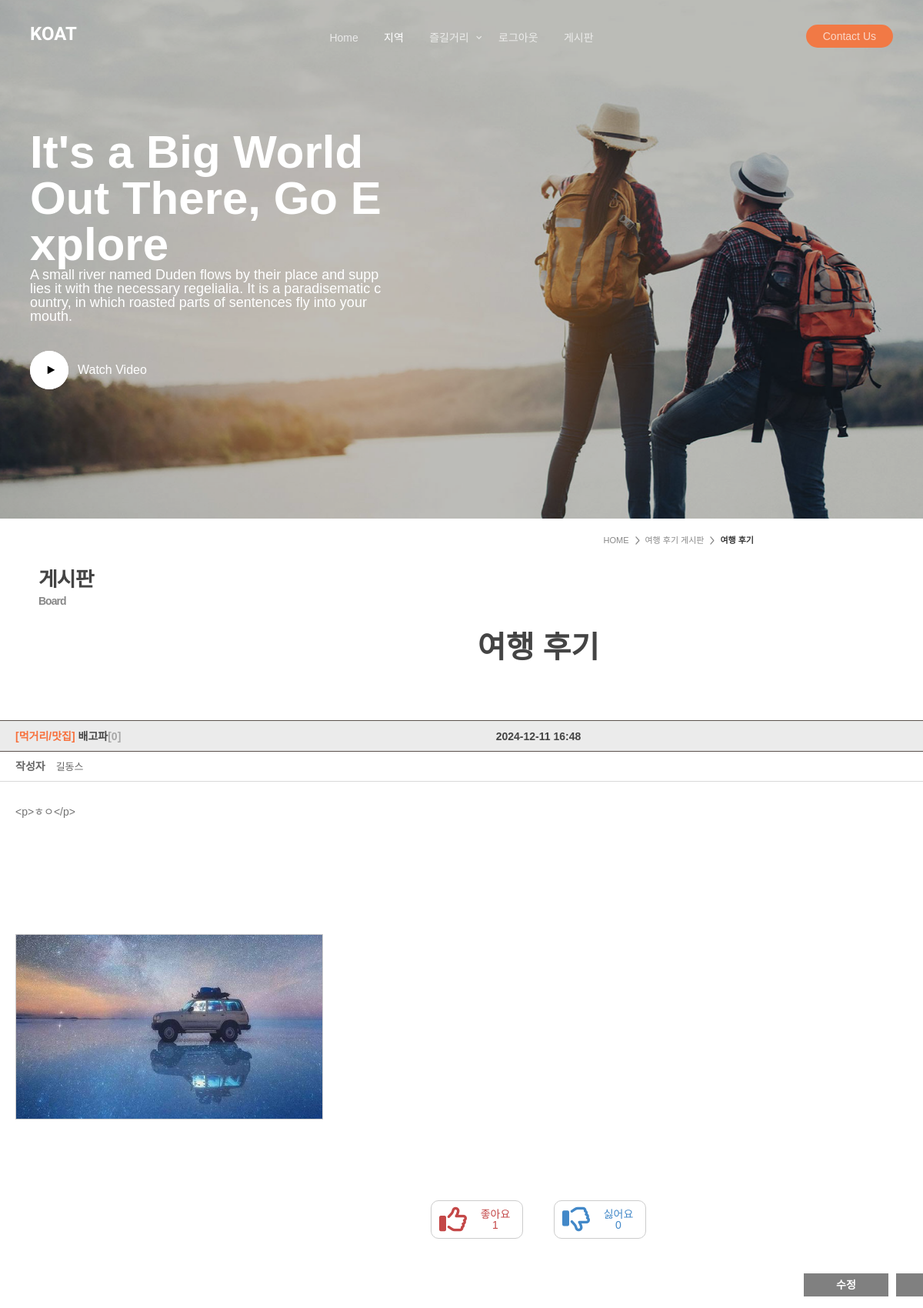
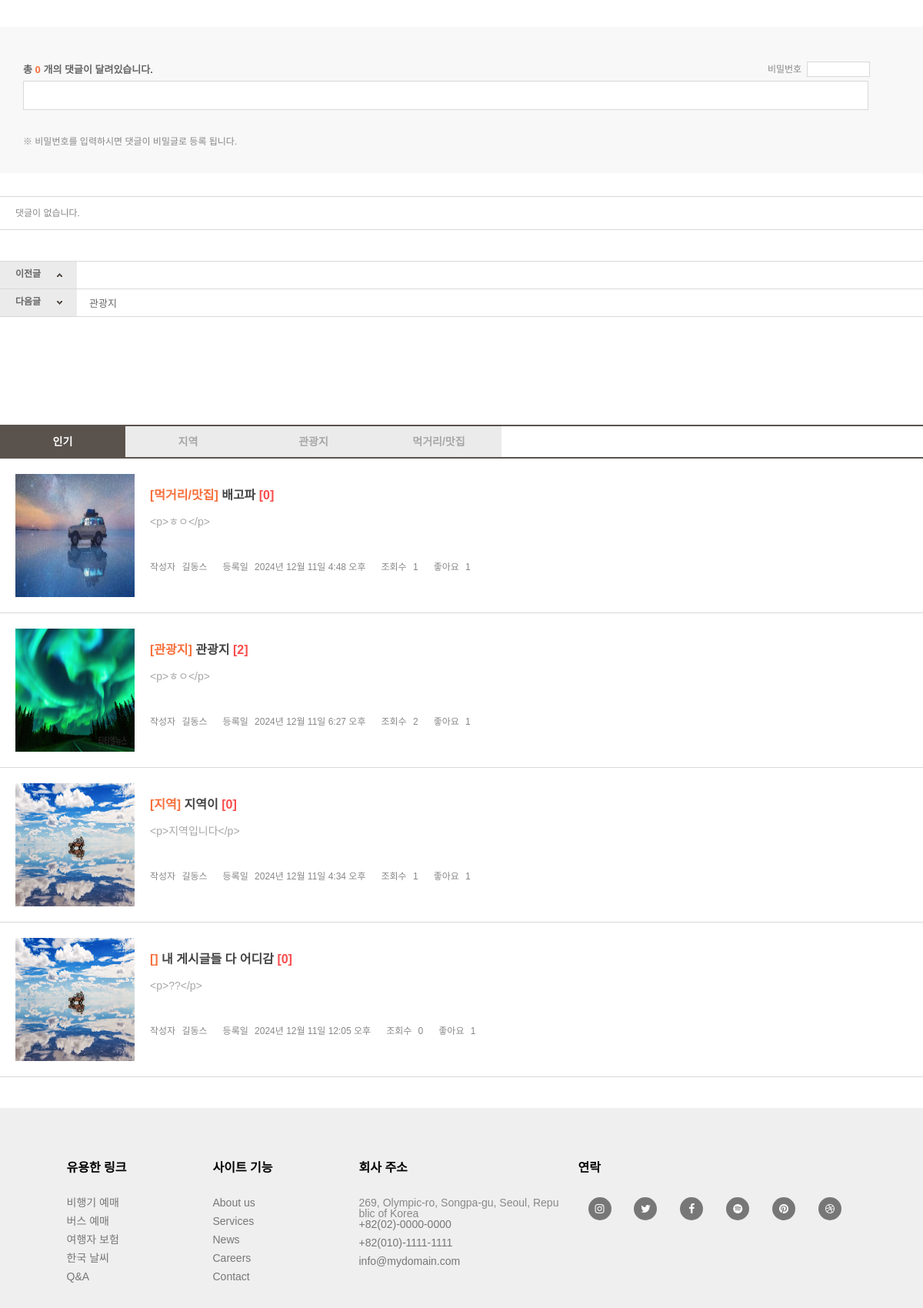
Page /board/bview/4/ (signed in, upper part) on the committed database (2 pictures, top to bottom).
### board/models.py (models this page shows, shortened)
class Board(models.Model):
  b_no = models.AutoField(primary_key=True)
  member = models.ForeignKey(Member,on_delete=models.DO_NOTHING, null=True)
  b_like_members = models.ManyToManyField(Member,default='', related_name='like_member')
  b_dislike_members = models.ManyToManyField(Member,default='', related_name='dislike_member')
  b_title = models.CharField(max_length=30)
  b_content = models.TextField()
  b_hit = models.IntegerField(default=0)
  b_header = models.CharField(max_length=10, null=True, blank=True)
  b_date = models.DateTimeField(auto_now=True)
  b_file = models.ManyToManyField('BoardFile', blank=True)  # ManyToManyField로 이미지 여러 개 연결

class BoardFile(models.Model):
  b_board = models.ForeignKey(Board, related_name='files', on_delete=models.CASCADE)  # Board와 연결
  b_file = models.ImageField(upload_to='board/', null=True, blank=True)  # 이미지 파일 필드

### member/models.py (models this page shows, shortened)
class Member(models.Model):
  m_id = models.CharField(max_length=50,primary_key=True)
  m_password = models.CharField(max_length=100)
  m_username = models.CharField(max_length=100)
  m_nickName = models.CharField(max_length=100)
  m_gender = models.CharField(max_length=10, default='남자')
  m_email = models.CharField(max_length=100)
  m_date = models.DateTimeField(auto_now=True)
  m_auth = models.IntegerField(default=1)

### board/views.py (the view)
# urls.py: path('bview/<int:b_no>/',views.bview,name='bview'),
def bview(request,b_no):
  m_id = request.session.get('session_m_id')
  if not m_id:
    return render(request,'bview.html',{'rq_login': True})
  else:
    member = Member.objects.get(m_id=m_id)
    b_header = request.GET.get('b_header','')
    npage = int(request.GET.get('npage',1))
    qs = Board.objects.get(b_no=b_no)
    c_qs = Comment.objects.filter(board=qs).order_by('c_no')
    qx = Board.objects.all().order_by('-b_no')
    if b_header:
      qx = qx.filter(b_header=b_header)
    qx = qx.annotate(comment_count=Count('comment')) # 댓글 수 표시
    paginator = Paginator(qx,5)
    blist = paginator.get_page(npage)
    prev_qs = Board.objects.filter(b_no__lt=qs.b_no).order_by('-b_no').first()
    next_qs = Board.objects.filter(b_no__gt=qs.b_no).order_by('b_no').first()
    count = f"좋아요 {qs.b_like_members.count()}"
    if qs.b_like_members.filter(pk=m_id).exists():
      result = '1'
      print("좋아요 상태: 클릭됨")
      count = f"좋아요 {qs.b_like_members.count()}"
    else:
      result = '0'
      print("좋아요 상태: 클릭되지 않음")
    dis_count = f"싫어요 {qs.b_dislike_members.count()}"
    if qs.b_dislike_members.filter(pk=m_id).exists():
      dis_result = '1'
      print("싫어요 상태: 클릭됨")
      dis_count = f"싫어요 {qs.b_dislike_members.count()}"
    else:
      dis_result = '0'
      print("싫어요 상태: 클릭되지 않음")
    day1 = datetime.replace(datetime.now(),hour=23,minute=59,second=59)
    expires = datetime.strftime(day1,'%a, %d-%b-%Y %H:%M:%S GMT')
    print('날짜 : ',expires)
    context = {'board':qs, 'prev_board':prev_qs, 'next_board':next_qs,
               'npage':npage, 'clist':c_qs, 'result': result, 'count':count,
               'dis_result':dis_result, 'dis_count':dis_count, 'blist':blist}
    response = render(request,'bview.html',context)
    if request.COOKIES.get('cookie_boardNo') is not None:
      cookies = request.COOKIES.get('cookie_boardNo') # 1|5|6|2
      cookies_list = cookies.split('|')
      if str(b_no) not in cookies_list:
        response.set_cookie('cookie_boardNo',cookies+f"|{b_no}",expires=expires)
        qs.b_hit += 1
        qs.save()
    else:
      response.set_cookie('cookie_boardNo',b_no,expires=expires) # 쿠키에 bno 저장 / 기간 expires
      qs.b_hit += 1
      qs.save()
    return response

### board/templates/bview.html (shortened to what this page needs)
{% extends "bbase.html" %}
{% block container-block %}
{% load static %}
<!doctype html>
<html lang="en">
<head>
	<link rel="stylesheet" href="https://cdnjs.cloudflare.com/ajax/libs/font-awesome/6.1.0/css/all.min.css" />
  <link rel="stylesheet" href="{% static 'fonts/icomoon/style.css'%}">
  <link rel="stylesheet" href="{% static 'fonts/flaticon/font/flaticon.css'%}">
  <link rel="stylesheet" href="{% static 'css/tiny-slider.css'%}">
  <link rel="stylesheet" href="{% static 'css/aos.css'%}">
  <link rel="stylesheet" href="{% static 'css/flatpickr.min.css'%}">
  <link rel="stylesheet" href="{% static 'css/glightbox.min.css'%}">
  <link rel="stylesheet" href="{% static 'css/style.css'%}">
	<link rel="stylesheet" type="text/css" href="{% static 'css/reset.css'%}" />
	<link rel="stylesheet" type="text/css" href="{% static 'css/layout.css'%}" />
	<link rel="stylesheet" type="text/css" href="{% static 'css/content.css'%}" />
</head>
<body>
	<nav class="site-nav mt-3">
		<div class="container">
			<div class="site-navigation">
				<div class="row">
					<div class="col-6 col-lg-3">
						<a href="/" class="logo m-0 float-start">KOAT</a>
					</div>
					<div class="col-lg-6 d-none d-lg-inline-block text-center nav-center-wrap">
						<ul class="js-clone-nav  text-center site-menu p-0 m-0">
							<li><a href="/">Home</a></li>
							<li class="active"><a href="about.html">지역</a></li>
							<li class="has-children">
								<a href="#">즐길거리</a>
							</li>
							{% if not request.session.session_m_id %}
								<li><a href="/member/login/">로그인</a></li>
							{% else %}
								<li><a href="/member/logout/">로그아웃</a></li>
							{% endif %}
							<li><a href="/board/blist/">게시판</a></li>
						</ul>
					</div>
					<div class="col-6 col-lg-3 text-lg-end">
						<ul class="js-clone-nav d-none d-lg-inline-block text-end site-menu ">
							<li class="cta-button"><a href="contact.html">Contact Us</a></li>
						</ul>
					</div>
				</div>
			</div>
		</div>
	</nav>
	<div class="hero overlay">
		<div class="img-bg rellax">
			<img src="/static/images/hero_1.jpg" alt="Image" class="img-fluid">
		</div>
		<div class="container">
			<div class="row align-items-center justify-content-start">
				<div class="col-lg-5">
					<h1 class="heading" data-aos="fade-up">It's a Big World Out There, Go Explore</h1>
					<p class="mb-5" data-aos="fade-up">A small river named Duden flows by their place and supplies it with the necessary regelialia. It is a paradisematic country, in which roasted parts of sentences fly into your mouth.</p>
					<div data-aos="fade-up">
						<a href="https://www.youtube.com/watch?v=5n-e6lOhVq0" class="play-button align-items-center d-flex glightbox3" >
							<span class="icon-button me-3">
								<span class="icon-play"></span>
							</span>
							<span class="caption">Watch Video</span>
						</a>
					</div>
				</div>
			</div>
		</div>
	</div>
	<div id="container">
		<div id="location">
			<ol>
				<li><a href="/">HOME</a></li>
				<li><a href="/board/blist/">여행 후기 게시판</a></li>
				<li class="last">여행 후기</li>
			</ol>
		</div>
		<div id="outbox">
			<div id="left">
				<div id="title2">게시판<span>Board</span></div>
			</div><script type="text/javascript">initSubmenu(3,0);</script>
			<div id="contents">
				<div id="mypage">
					<h2><strong>여행 후기</strong></h2>
					<div class="viewDivMt">
						<div class="viewHead">
							<div class="subject">
								<ul>
									<li id='sub1'><span class="orange">[{{board.b_header}}]</span> {{board.b_title}}<a href='#'>[{{clist.count}}]</a></li>
									<li id='sub2' class="tnone"><span>{{board.b_date|date:'Y-m-d H:i'}}</span></li>
									<li id='sub3' class="tnone">조회수 : <span>{{board.b_hit}}</span></li>
								</ul>
							</div>
							<div class="data">
								<ul>
									<li class="tnone">작성자<span>{{board.member.m_nickName}}</span></li>
								</ul>
							</div>
						</div>
						<div class="viewContents">
							{{board.b_content}}
						</div><br/><br/><br/><br/>
						<div class="viewContents">
							{% if board.b_file.exists %}
								{% for file in board.b_file.all %}
								<img src="{{ file.b_file.url }}" alt="{{ file.b_file.name }}" style="max-width: 400px; border: 1px solid #ccc; margin-bottom: 10px;">
								{% endfor %}
							{% endif %}
						</div>
					</div>
					<div class="greatbox">
						<a id='greatBtn'>
							<div class="great">
								<span id="thumbs_up"><i class="fa-regular fa-thumbs-up fa-3x"></i></span>
								<p class="g_count">{{count}}</p>
							</div>
						</a>
						<a id='badBtn'>
							<div class="bad">
								<span id="thumbs_down"><i class="fa-regular fa-thumbs-down fa-3x"></i></span>
								<p class="b_count">{{dis_count}}</p>
							</div>
						</a>
					</div>
					<div class="btnArea btline">
						<div class="bRight">
							<ul>
								<li><a href="/board/bupdate/{{board.b_no}}/" id="sbtnMini">수정</a></li>
								<li><a onclick="deleteBtn()" id="sbtnMini">삭제</a></li>
							</ul>
						</div>
					</div>
					</div>
						<div class="replyWrite">
							<ul>
								<li class="in">
									<p class="txt">총 <span id='cnt' class="orange">{{clist.count}}</span> 개의 댓글이 달려있습니다.</p>
									<p class="password">비밀번호&nbsp;&nbsp;<input type="password" class="replynum"></p>
									<textarea class="replyType"></textarea>
								</li>
								<li class="btn"><a href="#" class="replyBtn">등록</a></li>
							</ul>
							<p class="ntic">※ 비밀번호를 입력하시면 댓글이 비밀글로 등록 됩니다.</p>
						</div>
						<div class="replyBox">
							{% if clist %}
							{% for comment in clist %}
							<ul id='{{comment.c_no}}'>
								<li class="name">{{comment.member.m_nickName}} <span>[{{comment.c_date|date:'Y-m-d H:i:s'}}]</span></li>
								{% if request.session.session_m_id != comment.member.m_id and comment.c_pw != null %}
									<li class="txt">
										<a class="passwordBtn"><span class="orange">※ 비밀글입니다.</span></a>
									</li>
								{% else %}
									<li class="txt">{{comment.c_content}}</li>
									{% if request.session.session_m_id == comment.member.m_id %}
									<li class="btn">
										<a class="uBtn rebtn">수정</a>
										<a class="dBtn rebtn">삭제</a>
									</li>
									{% endif %}
								{% endif %}
							</ul>
							{% endfor %}
							{% else%}
							<ul><li>댓글이 없습니다.</li></ul>
							{% endif %}
						</div>
						<div class="pnDiv web">
							<table summary="이전다음글을 선택하여 보실 수 있습니다." class="preNext" border="1" cellspacing="0">
								<colgroup>
								<col width="100px" />
								<col width="*" />
								<col width="100px" />
								</colgroup>
								<tbody>
									<tr>
										<th class="pre">이전글</th>
										<td><a href="/board/bview/{{next_board.b_no}}/">{{next_board.b_title}}</a></td>
									</tr>
									<tr>
										<th class="next">다음글</th>
										<td><a href="/board/bview/{{prev_board.b_no}}/">{{prev_board.b_title}}</a></td>
									</tr>
								</tbody>
							</table>
						</div>
						<div style='width: 100%; height: 100px;'>
						</div>
						<div class="productTab normaltab">
							<ul>
								<li><a href="#" class="on">인기</a></li>
								<li><a href="/board/blist/?b_header=지역" class="{% if request.GET.b_header == '지역' %}on{% endif %}">지역</a></li>
								<li><a href="/board/blist/?b_header=관광지" class="{% if request.GET.b_header == '관광지' %}on{% endif %}">관광지</a></li>
								<li><a href="/board/blist/?b_header=먹거리/맛집" class="{% if request.GET.b_header == '먹거리/맛집' %}on{% endif %}">먹거리/맛집</a></li>
							</ul>
						</div>
						<div class="imgListType">
							<ul>
								{% if blist %}
									{% for bblist in blist %}
								<li>
									<div class="img">
										{% with bblist.b_file.all|first as first_file %}
											{% if first_file %}
													<a href='/board/bview/{{bblist.b_no}}/'><img src="{{ first_file.b_file.url }}" width="155" height="160" alt="{{ first_file.b_file.name }}" /></a>
											{% else %}
													<img src="/static/images/no_image.png" width="155" height="160" alt="No Image" />
											{% endif %}
										{% endwith %}
									</div>
									<div class="txt">
										<div class="subject">
											<a href="/board/bview/{{bblist.b_no}}/"><span class="orange">[{{bblist.b_header}}]</span> {{bblist.b_title}} <span style="color : #f94b4b;">[{{bblist.comment_count}}]</span></a>
										</div>
										<div class="conf">
											<a href='/board/bview/{{bblist.b_no}}/'>
												{{bblist.b_content}}
											</a>
										</div>
										<div class="data">
											<p>작성자 <span>{{bblist.member.m_nickName}}</span></p>
											<p>등록일 <span>{{bblist.b_date}}</span></p>
											<p>조회수 <span>{{bblist.b_hit}}</span></p>
											<p>좋아요 <span>{{board.b_like_members.count}}</span></p>
										</div>
									</div>
								</li>
									{% endfor %}
								{% endif %}
							</ul>
						</div>
			</div>
		</div>
	</div>
	{% endblock container-block %}

### static/css/layout.css (style rules this page uses)
html { overflow-y:scroll; width:100%; }

### board/templates/bview.html (style rules this page uses)
a { cursor: pointer; }

### rows in the picture
Board: b_header "먹거리/맛집", b_title "배고파", b_date "2024-12-11 16:48", member.m_nickName "길동스", b_content "<p>ㅎㅇ</p>", b_file (picture), comment_count "0", b_date "2024년 12월 11일 4:48 오후", b_hit "1", b_like_members.count "1"
BoardFile: b_file (picture)
Board: b_title "관광지", b_file (picture), b_header "관광지", comment_count "2", b_content "<p>ㅎㅇ</p>", member.m_nickName "길동스", b_date "2024년 12월 11일 6:27 오후", b_hit "2"
Board: b_file (picture), b_header "지역", b_title "지역이", comment_count "0", b_content "<p>지역입니다</p>", member.m_nickName "길동스", b_date "2024년 12월 11일 4:34 오후", b_hit "1"
Board: b_file (picture), b_title "내 게시글들 다 어디감", comment_count "0", b_content "<p>??</p>", member.m_nickName "길동스", b_date "2024년 12월 11일 12:05 오후", b_hit "0"

### other values in the picture
{{ clist.count }} "0"
{{ count }} "좋아요 1"
{{ dis_count }} "싫어요 0"
